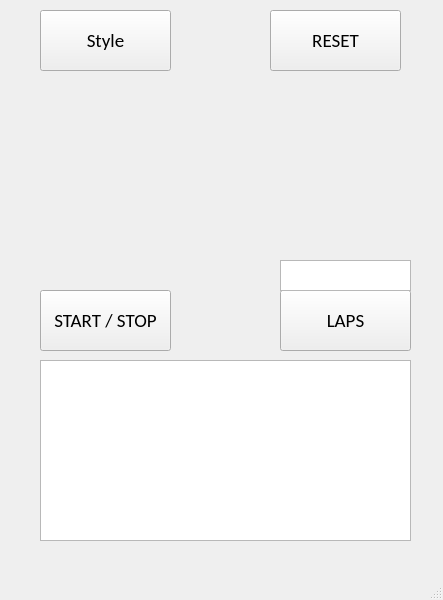
<?xml version="1.0" encoding="UTF-8"?>
<ui version="4.0">
 <class>MainWindow</class>
 <widget class="QMainWindow" name="MainWindow">
  <property name="geometry">
   <rect>
    <x>0</x>
    <y>0</y>
    <width>443</width>
    <height>600</height>
   </rect>
  </property>
  <property name="windowTitle">
   <string>MainWindow</string>
  </property>
  <widget class="QWidget" name="centralwidget">
   <widget class="QPushButton" name="Button_start">
    <property name="geometry">
     <rect>
      <x>40</x>
      <y>290</y>
      <width>131</width>
      <height>61</height>
     </rect>
    </property>
    <property name="font">
     <font>
      <family>Calibri</family>
      <pointsize>14</pointsize>
     </font>
    </property>
    <property name="text">
     <string>START / STOP</string>
    </property>
   </widget>
   <widget class="QLabel" name="label_time">
    <property name="geometry">
     <rect>
      <x>60</x>
      <y>100</y>
      <width>341</width>
      <height>141</height>
     </rect>
    </property>
    <property name="font">
     <font>
      <family>Calibri</family>
      <pointsize>36</pointsize>
      <weight>75</weight>
      <bold>true</bold>
     </font>
    </property>
    <property name="text">
     <string/>
    </property>
    <property name="alignment">
     <set>Qt::AlignCenter</set>
    </property>
   </widget>
   <widget class="QPushButton" name="Button_reset">
    <property name="geometry">
     <rect>
      <x>270</x>
      <y>10</y>
      <width>131</width>
      <height>61</height>
     </rect>
    </property>
    <property name="font">
     <font>
      <family>Calibri</family>
      <pointsize>14</pointsize>
     </font>
    </property>
    <property name="text">
     <string>RESET</string>
    </property>
   </widget>
   <widget class="QPushButton" name="Button_laps">
    <property name="geometry">
     <rect>
      <x>280</x>
      <y>290</y>
      <width>131</width>
      <height>61</height>
     </rect>
    </property>
    <property name="font">
     <font>
      <family>Calibri</family>
      <pointsize>14</pointsize>
     </font>
    </property>
    <property name="text">
     <string>LAPS</string>
    </property>
   </widget>
   <widget class="QListWidget" name="listWidget">
    <property name="geometry">
     <rect>
      <x>40</x>
      <y>360</y>
      <width>371</width>
      <height>181</height>
     </rect>
    </property>
   </widget>
   <widget class="QPushButton" name="Button_style">
    <property name="geometry">
     <rect>
      <x>40</x>
      <y>10</y>
      <width>131</width>
      <height>61</height>
     </rect>
    </property>
    <property name="font">
     <font>
      <family>Calibri</family>
      <pointsize>14</pointsize>
     </font>
    </property>
    <property name="text">
     <string>Style</string>
    </property>
   </widget>
   <widget class="QTextEdit" name="textEdit_1">
    <property name="geometry">
     <rect>
      <x>280</x>
      <y>260</y>
      <width>131</width>
      <height>31</height>
     </rect>
    </property>
   </widget>
  </widget>
  <widget class="QMenuBar" name="menubar">
   <property name="geometry">
    <rect>
     <x>0</x>
     <y>0</y>
     <width>443</width>
     <height>25</height>
    </rect>
   </property>
  </widget>
  <widget class="QStatusBar" name="statusbar"/>
 </widget>
 <resources/>
 <connections/>
</ui>
